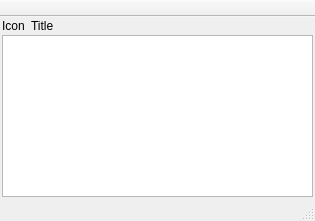
<?xml version="1.0" encoding="UTF-8"?>
<ui version="4.0">
 <class>FileStreamsWindowClass</class>
 <widget class="QMainWindow" name="FileStreamsWindowClass">
  <property name="geometry">
   <rect>
    <x>0</x>
    <y>0</y>
    <width>315</width>
    <height>221</height>
   </rect>
  </property>
  <property name="iconSize">
   <size>
    <width>16</width>
    <height>16</height>
   </size>
  </property>
  <property name="toolButtonStyle">
   <enum>Qt::ToolButtonTextBesideIcon</enum>
  </property>
  <widget class="QWidget" name="centralWidget">
   <layout class="QVBoxLayout" name="verticalLayout">
    <property name="spacing">
     <number>2</number>
    </property>
    <property name="leftMargin">
     <number>2</number>
    </property>
    <property name="topMargin">
     <number>2</number>
    </property>
    <property name="rightMargin">
     <number>2</number>
    </property>
    <property name="bottomMargin">
     <number>2</number>
    </property>
    <item>
     <layout class="QHBoxLayout" name="horizontalLayout">
      <item>
       <widget class="QLabel" name="lblIcon">
        <property name="text">
         <string>Icon</string>
        </property>
       </widget>
      </item>
      <item>
       <widget class="QLabel" name="lblTitle">
        <property name="sizePolicy">
         <sizepolicy hsizetype="Expanding" vsizetype="Preferred">
          <horstretch>0</horstretch>
          <verstretch>0</verstretch>
         </sizepolicy>
        </property>
        <property name="text">
         <string>Title</string>
        </property>
       </widget>
      </item>
     </layout>
    </item>
    <item>
     <widget class="QTableView" name="tbvStreams">
      <property name="editTriggers">
       <set>QAbstractItemView::NoEditTriggers</set>
      </property>
      <property name="alternatingRowColors">
       <bool>true</bool>
      </property>
      <property name="selectionMode">
       <enum>QAbstractItemView::SingleSelection</enum>
      </property>
      <property name="selectionBehavior">
       <enum>QAbstractItemView::SelectRows</enum>
      </property>
      <property name="sortingEnabled">
       <bool>true</bool>
      </property>
      <property name="wordWrap">
       <bool>false</bool>
      </property>
      <attribute name="horizontalHeaderHighlightSections">
       <bool>false</bool>
      </attribute>
      <attribute name="verticalHeaderVisible">
       <bool>false</bool>
      </attribute>
     </widget>
    </item>
   </layout>
  </widget>
  <widget class="QToolBar" name="tlbToolBar">
   <property name="movable">
    <bool>false</bool>
   </property>
   <property name="floatable">
    <bool>false</bool>
   </property>
   <attribute name="toolBarArea">
    <enum>TopToolBarArea</enum>
   </attribute>
   <attribute name="toolBarBreak">
    <bool>false</bool>
   </attribute>
  </widget>
  <widget class="QStatusBar" name="stbStatusBar"/>
 </widget>
 <layoutdefault spacing="6" margin="11"/>
 <resources/>
 <connections/>
</ui>
